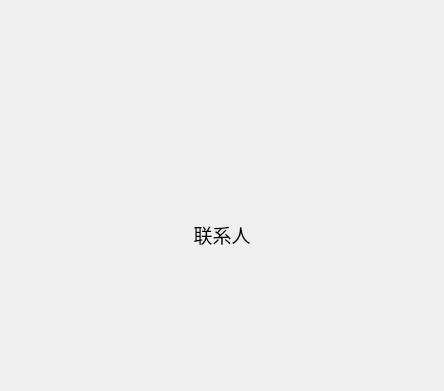
               <widget class="QWidget" name="page_default">
                <layout class="QGridLayout" name="gridLayout_9">
                 <property name="leftMargin">
                  <number>0</number>
                 </property>
                 <property name="topMargin">
                  <number>0</number>
                 </property>
                 <property name="rightMargin">
                  <number>0</number>
                 </property>
                 <property name="bottomMargin">
                  <number>0</number>
                 </property>
                 <property name="spacing">
                  <number>0</number>
                 </property>
                 <item row="1" column="0">
                  <spacer name="horizontalSpacer">
                   <property name="orientation">
                    <enum>Qt::Horizontal</enum>
                   </property>
                   <property name="sizeHint" stdset="0">
                    <size>
                     <width>158</width>
                     <height>20</height>
                    </size>
                   </property>
                  </spacer>
                 </item>
                 <item row="1" column="2">
                  <spacer name="horizontalSpacer_2">
                   <property name="orientation">
                    <enum>Qt::Horizontal</enum>
                   </property>
                   <property name="sizeHint" stdset="0">
                    <size>
                     <width>158</width>
                     <height>20</height>
                    </size>
                   </property>
                  </spacer>
                 </item>
                 <item row="1" column="1">
                  <widget class="QWidget" name="widget_3" native="true">
                   <layout class="QGridLayout" name="gridLayout_33">
                    <item row="1" column="0">
                     <widget class="QLabel" name="lab_defaultContactTitle">
                      <property name="minimumSize">
                       <size>
                        <width>110</width>
                        <height>30</height>
                       </size>
                      </property>
                      <property name="maximumSize">
                       <size>
                        <width>110</width>
                        <height>30</height>
                       </size>
                      </property>
                      <property name="font">
                       <font>
                        <family>微软雅黑</family>
                        <pointsize>14</pointsize>
                        <bold>false</bold>
                       </font>
                      </property>
                      <property name="text">
                       <string>联系人</string>
                      </property>
                      <property name="alignment">
                       <set>Qt::AlignCenter</set>
                      </property>
                     </widget>
                    </item>
                    <item row="2" column="0">
                     <spacer name="verticalSpacer_3">
                      <property name="orientation">
                       <enum>Qt::Vertical</enum>
                      </property>
                      <property name="sizeHint" stdset="0">
                       <size>
                        <width>20</width>
                        <height>40</height>
                       </size>
                      </property>
                     </spacer>
                    </item>
                    <item row="0" column="0">
                     <widget class="QLabel" name="lab_defaultContactIcon">
                      <property name="minimumSize">
                       <size>
                        <width>110</width>
                        <height>110</height>
                       </size>
                      </property>
                      <property name="maximumSize">
                       <size>
                        <width>110</width>
                        <height>110</height>
                       </size>
                      </property>
                      <property name="text">
                       <string/>
                      </property>
                      <property name="pixmap">
                       <pixmap resource="../res.qrc">:/img/account.png</pixmap>
                      </property>
                      <property name="scaledContents">
                       <bool>true</bool>
                      </property>
                      <property name="alignment">
                       <set>Qt::AlignCenter</set>
                      </property>
                     </widget>
                    </item>
                   </layout>
                  </widget>
                 </item>
                 <item row="0" column="1">
                  <spacer name="verticalSpacer_2">
                   <property name="orientation">
                    <enum>Qt::Vertical</enum>
                   </property>
                   <property name="sizeHint" stdset="0">
                    <size>
                     <width>20</width>
                     <height>94</height>
                    </size>
                   </property>
                  </spacer>
                 </item>
                 <item row="2" column="1">
                  <spacer name="verticalSpacer">
                   <property name="orientation">
                    <enum>Qt::Vertical</enum>
                   </property>
                   <property name="sizeHint" stdset="0">
                    <size>
                     <width>20</width>
                     <height>93</height>
                    </size>
                   </property>
                  </spacer>
                 </item>
                </layout>
               </widget>
